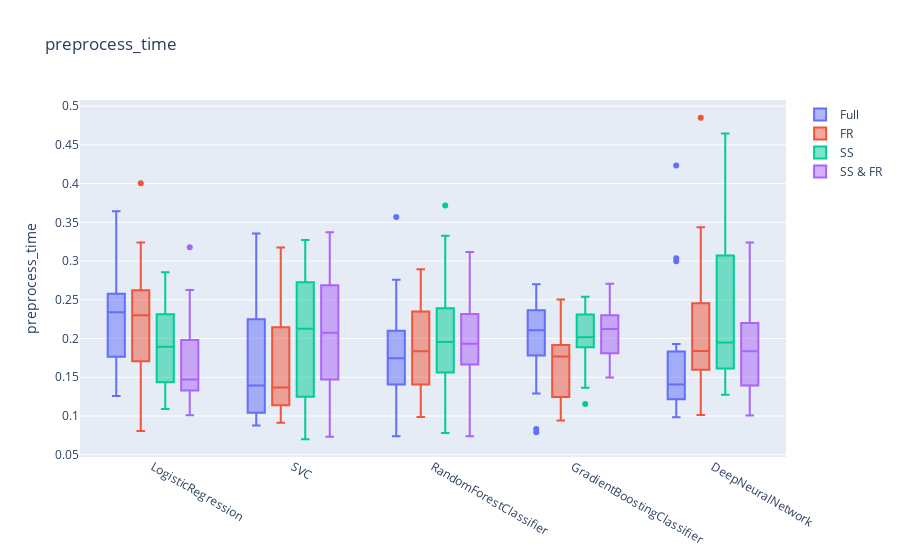
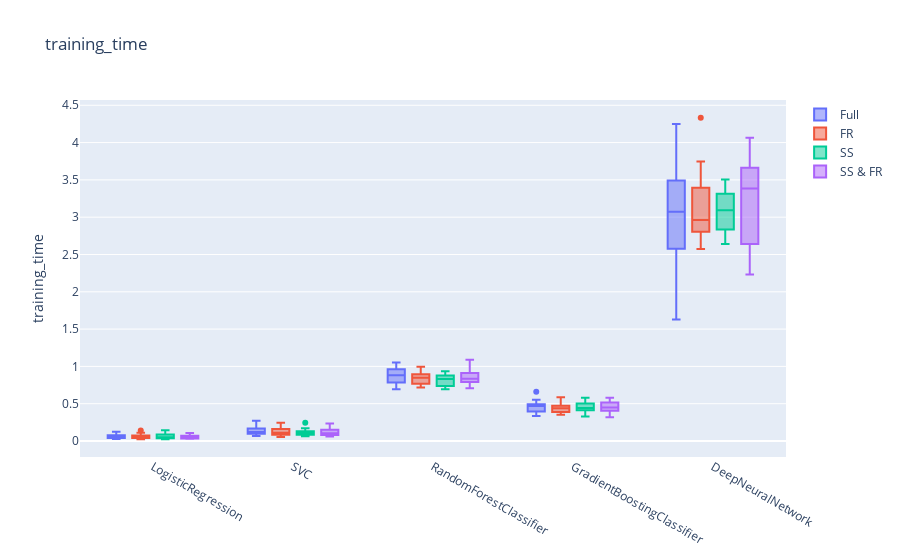
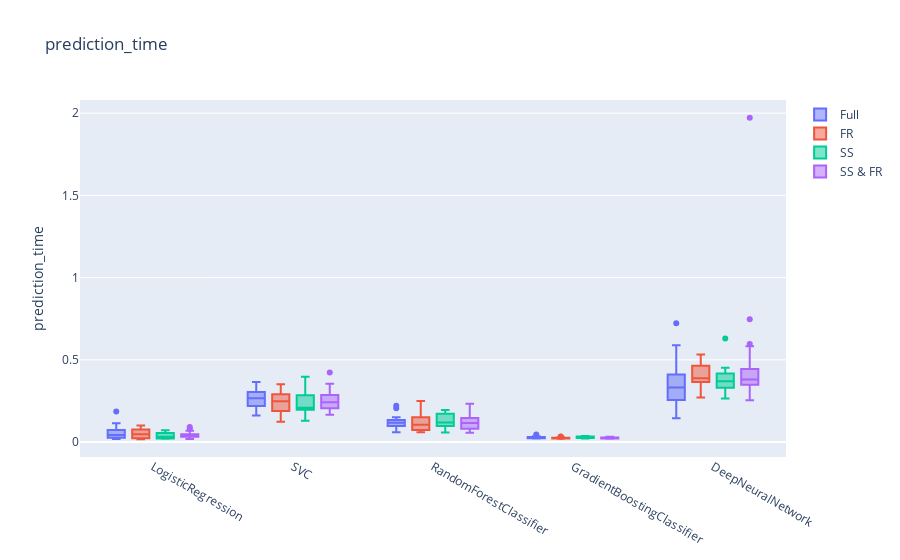

Source (notebook cell) for these figures, in order:
### Code cell
make_plots('preprocess_time')
make_plots('training_time')
make_plots('prediction_time')

### Figure 1 — Plotly figure (JSON) as saved in the notebook; plotly's stock layout.template omitted (floating-point values rounded to 4 significant figures)
{"data": [{"name": "Full", "type": "box", "x": ["LogisticRegression", "LogisticRegression", "LogisticRegression", "LogisticRegression", "LogisticRegression", "LogisticRegression", "LogisticRegression", "LogisticRegression", "LogisticRegression", "LogisticRegression", "LogisticRegression", "LogisticRegression", "LogisticRegression", "LogisticRegression", "LogisticRegression", "LogisticRegression", "LogisticRegression", "LogisticRegression", "LogisticRegression", "LogisticRegression", "SVC", "SVC", "SVC", "SVC", "SVC", "SVC", "SVC", "SVC", "SVC", "SVC", "SVC", "SVC", "SVC", "SVC", "SVC", "SVC", "SVC", "SVC", "SVC", "SVC", "RandomForestClassifier", "RandomForestClassifier", "RandomForestClassifier", "RandomForestClassifier", "RandomForestClassifier", "RandomForestClassifier", "RandomForestClassifier", "RandomForestClassifier", "RandomForestClassifier", "RandomForestClassifier", "RandomForestClassifier", "RandomForestClassifier", "RandomForestClassifier", "RandomForestClassifier", "RandomForestClassifier", "RandomForestClassifier", "RandomForestClassifier", "RandomForestClassifier", "RandomForestClassifier", "RandomForestClassifier", "GradientBoostingClassifier", "GradientBoostingClassifier", "GradientBoostingClassifier", "GradientBoostingClassifier", "GradientBoostingClassifier", "GradientBoostingClassifier", "GradientBoostingClassifier", "GradientBoostingClassifier", "GradientBoostingClassifier", "GradientBoostingClassifier", "GradientBoostingClassifier", "GradientBoostingClassifier", "GradientBoostingClassifier", "GradientBoostingClassifier", "GradientBoostingClassifier", "GradientBoostingClassifier", "GradientBoostingClassifier", "GradientBoostingClassifier", "GradientBoostingClassifier", "GradientBoostingClassifier", "DeepNeuralNetwork", "DeepNeuralNetwork", "DeepNeuralNetwork", "DeepNeuralNetwork", "DeepNeuralNetwork", "DeepNeuralNetwork", "DeepNeuralNetwork", "DeepNeuralNetwork", "DeepNeuralNetwork", "DeepNeuralNetwork", "DeepNeuralNetwork", "DeepNeuralNetwork", "DeepNeuralNetwork", "DeepNeuralNetwork", "DeepNeuralNetwork", "DeepNeuralNetwork", "DeepNeuralNetwork", "DeepNeuralNetwork", "DeepNeuralNetwork", "DeepNeuralNetwork"], "y": [0.2275, 0.3028, 0.2577, 0.1787, 0.2544, 0.1702, 0.273, 0.1962, 0.2048, 0.165, 0.3643, 0.2582, 0.1688, 0.2449, 0.174, 0.2318, 0.2849, 0.2524, 0.2363, 0.1259, 0.3047, 0.09297, 0.2103, 0.09835, 0.1115, 0.2069, 0.2398, 0.08758, 0.3355, 0.1243, 0.2046, 0.09867, 0.1241, 0.2075, 0.2976, 0.1097, 0.1521, 0.09589, 0.2674, 0.1269, 0.2555, 0.1386, 0.1731, 0.1283, 0.2234, 0.2131, 0.1648, 0.1159, 0.1733, 0.1759, 0.1684, 0.07375, 0.2757, 0.1423, 0.2, 0.207, 0.2053, 0.357, 0.09028, 0.2008, 0.07884, 0.2118, 0.1816, 0.2369, 0.2231, 0.1811, 0.1292, 0.2539, 0.2362, 0.1791, 0.1848, 0.2096, 0.2652, 0.2506, 0.27, 0.1749, 0.2128, 0.2274, 0.1771, 0.08306, 0.09845, 0.1401, 0.1232, 0.1136, 0.1758, 0.1699, 0.2999, 0.1197, 0.1287, 0.1077, 0.1677, 0.1354, 0.4233, 0.1806, 0.1362, 0.1107, 0.1861, 0.141, 0.193, 0.3037]}, {"name": "FR", "type": "box", "x": ["LogisticRegression", "LogisticRegression", "LogisticRegression", "LogisticRegression", "LogisticRegression", "LogisticRegression", "LogisticRegression", "LogisticRegression", "LogisticRegression", "LogisticRegression", "LogisticRegression", "LogisticRegression", "LogisticRegression", "LogisticRegression", "LogisticRegression", "LogisticRegression", "LogisticRegression", "LogisticRegression", "LogisticRegression", "LogisticRegression", "SVC", "SVC", "SVC", "SVC", "SVC", "SVC", "SVC", "SVC", "SVC", "SVC", "SVC", "SVC", "SVC", "SVC", "SVC", "SVC", "SVC", "SVC", "SVC", "SVC", "RandomForestClassifier", "RandomForestClassifier", "RandomForestClassifier", "RandomForestClassifier", "RandomForestClassifier", "RandomForestClassifier", "RandomForestClassifier", "RandomForestClassifier", "RandomForestClassifier", "RandomForestClassifier", "RandomForestClassifier", "RandomForestClassifier", "RandomForestClassifier", "RandomForestClassifier", "RandomForestClassifier", "RandomForestClassifier", "RandomForestClassifier", "RandomForestClassifier", "RandomForestClassifier", "RandomForestClassifier", "GradientBoostingClassifier", "GradientBoostingClassifier", "GradientBoostingClassifier", "GradientBoostingClassifier", "GradientBoostingClassifier", "GradientBoostingClassifier", "GradientBoostingClassifier", "GradientBoostingClassifier", "GradientBoostingClassifier", "GradientBoostingClassifier", "GradientBoostingClassifier", "GradientBoostingClassifier", "GradientBoostingClassifier", "GradientBoostingClassifier", "GradientBoostingClassifier", "GradientBoostingClassifier", "GradientBoostingClassifier", "GradientBoostingClassifier", "GradientBoostingClassifier", "GradientBoostingClassifier", "DeepNeuralNetwork", "DeepNeuralNetwork", "DeepNeuralNetwork", "DeepNeuralNetwork", "DeepNeuralNetwork", "DeepNeuralNetwork", "DeepNeuralNetwork", "DeepNeuralNetwork", "DeepNeuralNetwork", "DeepNeuralNetwork", "DeepNeuralNetwork", "DeepNeuralNetwork", "DeepNeuralNetwork", "DeepNeuralNetwork", "DeepNeuralNetwork", "DeepNeuralNetwork", "DeepNeuralNetwork", "DeepNeuralNetwork", "DeepNeuralNetwork", "DeepNeuralNetwork"], "y": [0.1632, 0.2747, 0.2269, 0.2715, 0.08072, 0.2529, 0.1782, 0.4004, 0.1551, 0.274, 0.2305, 0.3239, 0.2297, 0.1539, 0.2493, 0.1295, 0.1844, 0.2466, 0.2404, 0.1835, 0.2684, 0.2588, 0.114, 0.1883, 0.09736, 0.1373, 0.136, 0.1237, 0.1134, 0.1194, 0.2008, 0.09134, 0.3177, 0.1121, 0.1236, 0.1786, 0.1094, 0.2284, 0.1782, 0.2491, 0.2802, 0.1257, 0.1539, 0.2369, 0.1404, 0.1852, 0.2327, 0.1406, 0.1295, 0.182, 0.2043, 0.2186, 0.1439, 0.1109, 0.2893, 0.2795, 0.0986, 0.2458, 0.1666, 0.2124, 0.1431, 0.09405, 0.1846, 0.1252, 0.1881, 0.2155, 0.1027, 0.1053, 0.1836, 0.2319, 0.1541, 0.2118, 0.1239, 0.195, 0.2505, 0.1238, 0.1443, 0.1859, 0.1842, 0.1697, 0.2185, 0.1778, 0.1771, 0.1875, 0.1373, 0.1587, 0.1525, 0.2681, 0.1948, 0.1013, 0.2944, 0.1602, 0.159, 0.3094, 0.1751, 0.4849, 0.2097, 0.1801, 0.2231, 0.3436]}, {"name": "SS", "type": "box", "x": ["LogisticRegression", "LogisticRegression", "LogisticRegression", "LogisticRegression", "LogisticRegression", "LogisticRegression", "LogisticRegression", "LogisticRegression", "LogisticRegression", "LogisticRegression", "LogisticRegression", "LogisticRegression", "LogisticRegression", "LogisticRegression", "LogisticRegression", "LogisticRegression", "LogisticRegression", "LogisticRegression", "LogisticRegression", "LogisticRegression", "SVC", "SVC", "SVC", "SVC", "SVC", "SVC", "SVC", "SVC", "SVC", "SVC", "SVC", "SVC", "SVC", "SVC", "SVC", "SVC", "SVC", "SVC", "SVC", "SVC", "RandomForestClassifier", "RandomForestClassifier", "RandomForestClassifier", "RandomForestClassifier", "RandomForestClassifier", "RandomForestClassifier", "RandomForestClassifier", "RandomForestClassifier", "RandomForestClassifier", "RandomForestClassifier", "RandomForestClassifier", "RandomForestClassifier", "RandomForestClassifier", "RandomForestClassifier", "RandomForestClassifier", "RandomForestClassifier", "RandomForestClassifier", "RandomForestClassifier", "RandomForestClassifier", "RandomForestClassifier", "GradientBoostingClassifier", "GradientBoostingClassifier", "GradientBoostingClassifier", "GradientBoostingClassifier", "GradientBoostingClassifier", "GradientBoostingClassifier", "GradientBoostingClassifier", "GradientBoostingClassifier", "GradientBoostingClassifier", "GradientBoostingClassifier", "GradientBoostingClassifier", "GradientBoostingClassifier", "GradientBoostingClassifier", "GradientBoostingClassifier", "GradientBoostingClassifier", "GradientBoostingClassifier", "GradientBoostingClassifier", "GradientBoostingClassifier", "GradientBoostingClassifier", "GradientBoostingClassifier", "DeepNeuralNetwork", "DeepNeuralNetwork", "DeepNeuralNetwork", "DeepNeuralNetwork", "DeepNeuralNetwork", "DeepNeuralNetwork", "DeepNeuralNetwork", "DeepNeuralNetwork", "DeepNeuralNetwork", "DeepNeuralNetwork", "DeepNeuralNetwork", "DeepNeuralNetwork", "DeepNeuralNetwork", "DeepNeuralNetwork", "DeepNeuralNetwork", "DeepNeuralNetwork", "DeepNeuralNetwork", "DeepNeuralNetwork", "DeepNeuralNetwork", "DeepNeuralNetwork"], "y": [0.2388, 0.1665, 0.1445, 0.1747, 0.1777, 0.2083, 0.2373, 0.2464, 0.1226, 0.2008, 0.2218, 0.1424, 0.1195, 0.2856, 0.1211, 0.2255, 0.2729, 0.1091, 0.1619, 0.2104, 0.2463, 0.08896, 0.3273, 0.1025, 0.25, 0.232, 0.2054, 0.1087, 0.1824, 0.3102, 0.07007, 0.2318, 0.1376, 0.2951, 0.2953, 0.112, 0.1961, 0.2195, 0.143, 0.3229, 0.1595, 0.2215, 0.193, 0.3717, 0.1822, 0.2246, 0.1738, 0.1457, 0.07813, 0.2467, 0.1939, 0.1974, 0.2679, 0.2384, 0.117, 0.3327, 0.2057, 0.2397, 0.08142, 0.1529, 0.189, 0.2001, 0.2308, 0.1899, 0.231, 0.2174, 0.2253, 0.2033, 0.2516, 0.2541, 0.1363, 0.1676, 0.1154, 0.1811, 0.1896, 0.1887, 0.1962, 0.2358, 0.2271, 0.2447, 0.194, 0.3073, 0.4646, 0.1773, 0.1292, 0.3069, 0.3262, 0.3627, 0.1604, 0.1509, 0.1859, 0.2635, 0.2185, 0.3945, 0.1955, 0.1745, 0.1275, 0.3057, 0.1623, 0.1592]}, {"name": "SS & FR", "type": "box", "x": ["LogisticRegression", "LogisticRegression", "LogisticRegression", "LogisticRegression", "LogisticRegression", "LogisticRegression", "LogisticRegression", "LogisticRegression", "LogisticRegression", "LogisticRegression", "LogisticRegression", "LogisticRegression", "LogisticRegression", "LogisticRegression", "LogisticRegression", "LogisticRegression", "LogisticRegression", "LogisticRegression", "LogisticRegression", "LogisticRegression", "SVC", "SVC", "SVC", "SVC", "SVC", "SVC", "SVC", "SVC", "SVC", "SVC", "SVC", "SVC", "SVC", "SVC", "SVC", "SVC", "SVC", "SVC", "SVC", "SVC", "RandomForestClassifier", "RandomForestClassifier", "RandomForestClassifier", "RandomForestClassifier", "RandomForestClassifier", "RandomForestClassifier", "RandomForestClassifier", "RandomForestClassifier", "RandomForestClassifier", "RandomForestClassifier", "RandomForestClassifier", "RandomForestClassifier", "RandomForestClassifier", "RandomForestClassifier", "RandomForestClassifier", "RandomForestClassifier", "RandomForestClassifier", "RandomForestClassifier", "RandomForestClassifier", "RandomForestClassifier", "GradientBoostingClassifier", "GradientBoostingClassifier", "GradientBoostingClassifier", "GradientBoostingClassifier", "GradientBoostingClassifier", "GradientBoostingClassifier", "GradientBoostingClassifier", "GradientBoostingClassifier", "GradientBoostingClassifier", "GradientBoostingClassifier", "GradientBoostingClassifier", "GradientBoostingClassifier", "GradientBoostingClassifier", "GradientBoostingClassifier", "GradientBoostingClassifier", "GradientBoostingClassifier", "GradientBoostingClassifier", "GradientBoostingClassifier", "GradientBoostingClassifier", "GradientBoostingClassifier", "DeepNeuralNetwork", "DeepNeuralNetwork", "DeepNeuralNetwork", "DeepNeuralNetwork", "DeepNeuralNetwork", "DeepNeuralNetwork", "DeepNeuralNetwork", "DeepNeuralNetwork", "DeepNeuralNetwork", "DeepNeuralNetwork", "DeepNeuralNetwork", "DeepNeuralNetwork", "DeepNeuralNetwork", "DeepNeuralNetwork", "DeepNeuralNetwork", "DeepNeuralNetwork", "DeepNeuralNetwork", "DeepNeuralNetwork", "DeepNeuralNetwork", "DeepNeuralNetwork"], "y": [0.1551, 0.1021, 0.1341, 0.2331, 0.1328, 0.1011, 0.1445, 0.3179, 0.1943, 0.2625, 0.2021, 0.1495, 0.1573, 0.134, 0.1676, 0.1403, 0.2289, 0.1328, 0.1117, 0.1082, 0.1907, 0.2877, 0.2201, 0.1908, 0.1342, 0.2511, 0.2006, 0.2174, 0.2744, 0.1454, 0.2629, 0.185, 0.3371, 0.07331, 0.1409, 0.2143, 0.07821, 0.3169, 0.1488, 0.2952, 0.2322, 0.2203, 0.1847, 0.2037, 0.1901, 0.07376, 0.291, 0.1646, 0.1682, 0.1587, 0.2738, 0.1919, 0.3118, 0.2073, 0.1808, 0.252, 0.1541, 0.1452, 0.2308, 0.1946, 0.2115, 0.2349, 0.2708, 0.1658, 0.2252, 0.2539, 0.2077, 0.2002, 0.1641, 0.1498, 0.224, 0.165, 0.2534, 0.2252, 0.1596, 0.2132, 0.1963, 0.2449, 0.2188, 0.2048, 0.1835, 0.1712, 0.196, 0.324, 0.1837, 0.1879, 0.1747, 0.1682, 0.1396, 0.2478, 0.2062, 0.2282, 0.3146, 0.2396, 0.1005, 0.1204, 0.1393, 0.1314, 0.1241, 0.2116]}], "layout": {"boxmode": "group", "title": {"text": "preprocess_time"}, "yaxis": {"title": {"text": "preprocess_time"}}}}

### Figure 2 — Plotly figure (JSON) as saved in the notebook; plotly's stock layout.template omitted (floating-point values rounded to 4 significant figures)
{"data": [{"name": "Full", "type": "box", "x": ["LogisticRegression", "LogisticRegression", "LogisticRegression", "LogisticRegression", "LogisticRegression", "LogisticRegression", "LogisticRegression", "LogisticRegression", "LogisticRegression", "LogisticRegression", "LogisticRegression", "LogisticRegression", "LogisticRegression", "LogisticRegression", "LogisticRegression", "LogisticRegression", "LogisticRegression", "LogisticRegression", "LogisticRegression", "LogisticRegression", "SVC", "SVC", "SVC", "SVC", "SVC", "SVC", "SVC", "SVC", "SVC", "SVC", "SVC", "SVC", "SVC", "SVC", "SVC", "SVC", "SVC", "SVC", "SVC", "SVC", "RandomForestClassifier", "RandomForestClassifier", "RandomForestClassifier", "RandomForestClassifier", "RandomForestClassifier", "RandomForestClassifier", "RandomForestClassifier", "RandomForestClassifier", "RandomForestClassifier", "RandomForestClassifier", "RandomForestClassifier", "RandomForestClassifier", "RandomForestClassifier", "RandomForestClassifier", "RandomForestClassifier", "RandomForestClassifier", "RandomForestClassifier", "RandomForestClassifier", "RandomForestClassifier", "RandomForestClassifier", "GradientBoostingClassifier", "GradientBoostingClassifier", "GradientBoostingClassifier", "GradientBoostingClassifier", "GradientBoostingClassifier", "GradientBoostingClassifier", "GradientBoostingClassifier", "GradientBoostingClassifier", "GradientBoostingClassifier", "GradientBoostingClassifier", "GradientBoostingClassifier", "GradientBoostingClassifier", "GradientBoostingClassifier", "GradientBoostingClassifier", "GradientBoostingClassifier", "GradientBoostingClassifier", "GradientBoostingClassifier", "GradientBoostingClassifier", "GradientBoostingClassifier", "GradientBoostingClassifier", "DeepNeuralNetwork", "DeepNeuralNetwork", "DeepNeuralNetwork", "DeepNeuralNetwork", "DeepNeuralNetwork", "DeepNeuralNetwork", "DeepNeuralNetwork", "DeepNeuralNetwork", "DeepNeuralNetwork", "DeepNeuralNetwork", "DeepNeuralNetwork", "DeepNeuralNetwork", "DeepNeuralNetwork", "DeepNeuralNetwork", "DeepNeuralNetwork", "DeepNeuralNetwork", "DeepNeuralNetwork", "DeepNeuralNetwork", "DeepNeuralNetwork", "DeepNeuralNetwork"], "y": [0.04444, 0.03892, 0.1063, 0.07563, 0.07392, 0.1242, 0.07556, 0.09622, 0.02645, 0.0681, 0.03476, 0.04031, 0.04548, 0.08534, 0.04096, 0.07255, 0.03466, 0.05194, 0.04098, 0.03308, 0.09275, 0.1672, 0.08661, 0.06823, 0.1155, 0.1105, 0.1102, 0.2311, 0.1281, 0.1237, 0.1014, 0.1688, 0.1706, 0.1116, 0.07851, 0.09272, 0.1683, 0.2713, 0.129, 0.2107, 0.6955, 1.033, 0.7037, 1.012, 0.6953, 0.7847, 0.7937, 0.7822, 0.7897, 0.8318, 0.7414, 1.052, 0.9651, 0.8632, 0.9466, 0.8993, 0.9671, 0.9018, 0.9618, 0.9521, 0.4956, 0.4704, 0.479, 0.4654, 0.6598, 0.475, 0.5545, 0.3945, 0.381, 0.3966, 0.4618, 0.4052, 0.3954, 0.4932, 0.4891, 0.5062, 0.4865, 0.3521, 0.3342, 0.4452, 2.51, 2.455, 2.794, 2.558, 2.545, 2.599, 2.852, 2.943, 1.627, 2.609, 4.25, 3.782, 3.544, 3.442, 3.201, 3.303, 3.283, 3.264, 4.059, 3.815]}, {"name": "FR", "type": "box", "x": ["LogisticRegression", "LogisticRegression", "LogisticRegression", "LogisticRegression", "LogisticRegression", "LogisticRegression", "LogisticRegression", "LogisticRegression", "LogisticRegression", "LogisticRegression", "LogisticRegression", "LogisticRegression", "LogisticRegression", "LogisticRegression", "LogisticRegression", "LogisticRegression", "LogisticRegression", "LogisticRegression", "LogisticRegression", "LogisticRegression", "SVC", "SVC", "SVC", "SVC", "SVC", "SVC", "SVC", "SVC", "SVC", "SVC", "SVC", "SVC", "SVC", "SVC", "SVC", "SVC", "SVC", "SVC", "SVC", "SVC", "RandomForestClassifier", "RandomForestClassifier", "RandomForestClassifier", "RandomForestClassifier", "RandomForestClassifier", "RandomForestClassifier", "RandomForestClassifier", "RandomForestClassifier", "RandomForestClassifier", "RandomForestClassifier", "RandomForestClassifier", "RandomForestClassifier", "RandomForestClassifier", "RandomForestClassifier", "RandomForestClassifier", "RandomForestClassifier", "RandomForestClassifier", "RandomForestClassifier", "RandomForestClassifier", "RandomForestClassifier", "GradientBoostingClassifier", "GradientBoostingClassifier", "GradientBoostingClassifier", "GradientBoostingClassifier", "GradientBoostingClassifier", "GradientBoostingClassifier", "GradientBoostingClassifier", "GradientBoostingClassifier", "GradientBoostingClassifier", "GradientBoostingClassifier", "GradientBoostingClassifier", "GradientBoostingClassifier", "GradientBoostingClassifier", "GradientBoostingClassifier", "GradientBoostingClassifier", "GradientBoostingClassifier", "GradientBoostingClassifier", "GradientBoostingClassifier", "GradientBoostingClassifier", "GradientBoostingClassifier", "DeepNeuralNetwork", "DeepNeuralNetwork", "DeepNeuralNetwork", "DeepNeuralNetwork", "DeepNeuralNetwork", "DeepNeuralNetwork", "DeepNeuralNetwork", "DeepNeuralNetwork", "DeepNeuralNetwork", "DeepNeuralNetwork", "DeepNeuralNetwork", "DeepNeuralNetwork", "DeepNeuralNetwork", "DeepNeuralNetwork", "DeepNeuralNetwork", "DeepNeuralNetwork", "DeepNeuralNetwork", "DeepNeuralNetwork", "DeepNeuralNetwork", "DeepNeuralNetwork"], "y": [0.04787, 0.02494, 0.03182, 0.05746, 0.06365, 0.04674, 0.04389, 0.07285, 0.08229, 0.07214, 0.03941, 0.1098, 0.04777, 0.06486, 0.03806, 0.1006, 0.0281, 0.07197, 0.1419, 0.04306, 0.1321, 0.06677, 0.09285, 0.07649, 0.2182, 0.08553, 0.07914, 0.099, 0.1549, 0.1126, 0.1138, 0.2191, 0.09638, 0.2459, 0.1096, 0.05286, 0.1673, 0.1101, 0.07261, 0.1751, 0.8543, 0.9003, 0.995, 0.7398, 0.8856, 0.917, 0.7401, 0.7692, 0.7604, 0.7638, 0.8007, 0.8181, 0.8581, 0.9738, 0.9143, 0.8888, 0.85, 0.7155, 0.8197, 0.8482, 0.4031, 0.4494, 0.5861, 0.5332, 0.4599, 0.3843, 0.3941, 0.5049, 0.3789, 0.4175, 0.4602, 0.3905, 0.4853, 0.3877, 0.4284, 0.3517, 0.374, 0.4938, 0.4606, 0.4525, 3.599, 3.713, 2.802, 3.182, 3.746, 3.63, 2.663, 2.707, 2.727, 2.806, 2.575, 2.833, 3.07, 2.814, 3.189, 2.821, 4.331, 3.159, 2.962, 2.964]}, {"name": "SS", "type": "box", "x": ["LogisticRegression", "LogisticRegression", "LogisticRegression", "LogisticRegression", "LogisticRegression", "LogisticRegression", "LogisticRegression", "LogisticRegression", "LogisticRegression", "LogisticRegression", "LogisticRegression", "LogisticRegression", "LogisticRegression", "LogisticRegression", "LogisticRegression", "LogisticRegression", "LogisticRegression", "LogisticRegression", "LogisticRegression", "LogisticRegression", "SVC", "SVC", "SVC", "SVC", "SVC", "SVC", "SVC", "SVC", "SVC", "SVC", "SVC", "SVC", "SVC", "SVC", "SVC", "SVC", "SVC", "SVC", "SVC", "SVC", "RandomForestClassifier", "RandomForestClassifier", "RandomForestClassifier", "RandomForestClassifier", "RandomForestClassifier", "RandomForestClassifier", "RandomForestClassifier", "RandomForestClassifier", "RandomForestClassifier", "RandomForestClassifier", "RandomForestClassifier", "RandomForestClassifier", "RandomForestClassifier", "RandomForestClassifier", "RandomForestClassifier", "RandomForestClassifier", "RandomForestClassifier", "RandomForestClassifier", "RandomForestClassifier", "RandomForestClassifier", "GradientBoostingClassifier", "GradientBoostingClassifier", "GradientBoostingClassifier", "GradientBoostingClassifier", "GradientBoostingClassifier", "GradientBoostingClassifier", "GradientBoostingClassifier", "GradientBoostingClassifier", "GradientBoostingClassifier", "GradientBoostingClassifier", "GradientBoostingClassifier", "GradientBoostingClassifier", "GradientBoostingClassifier", "GradientBoostingClassifier", "GradientBoostingClassifier", "GradientBoostingClassifier", "GradientBoostingClassifier", "GradientBoostingClassifier", "GradientBoostingClassifier", "GradientBoostingClassifier", "DeepNeuralNetwork", "DeepNeuralNetwork", "DeepNeuralNetwork", "DeepNeuralNetwork", "DeepNeuralNetwork", "DeepNeuralNetwork", "DeepNeuralNetwork", "DeepNeuralNetwork", "DeepNeuralNetwork", "DeepNeuralNetwork", "DeepNeuralNetwork", "DeepNeuralNetwork", "DeepNeuralNetwork", "DeepNeuralNetwork", "DeepNeuralNetwork", "DeepNeuralNetwork", "DeepNeuralNetwork", "DeepNeuralNetwork", "DeepNeuralNetwork", "DeepNeuralNetwork"], "y": [0.09273, 0.04262, 0.04117, 0.03549, 0.1439, 0.04987, 0.04038, 0.1051, 0.04347, 0.03479, 0.1268, 0.03323, 0.057, 0.04832, 0.09388, 0.03592, 0.08085, 0.0252, 0.0434, 0.03391, 0.06253, 0.2445, 0.07913, 0.1393, 0.1417, 0.1443, 0.1083, 0.1164, 0.1082, 0.07464, 0.1041, 0.09509, 0.1257, 0.07516, 0.1098, 0.09169, 0.1013, 0.115, 0.1723, 0.06483, 0.8304, 0.8656, 0.879, 0.7212, 0.8298, 0.7631, 0.7651, 0.6951, 0.8664, 0.9175, 0.7616, 0.8544, 0.7198, 0.9366, 0.9314, 0.6949, 0.8788, 0.7202, 0.9032, 0.7502, 0.3551, 0.4323, 0.442, 0.4228, 0.5488, 0.4412, 0.3552, 0.3986, 0.392, 0.4449, 0.5589, 0.5095, 0.5789, 0.4848, 0.4556, 0.4819, 0.5545, 0.4928, 0.4259, 0.327, 2.869, 3.082, 3.183, 2.903, 2.789, 2.732, 2.778, 2.64, 2.798, 3.457, 3.373, 2.944, 3.366, 3.23, 2.962, 3.106, 3.504, 3.262, 3.234, 3.469]}, {"name": "SS & FR", "type": "box", "x": ["LogisticRegression", "LogisticRegression", "LogisticRegression", "LogisticRegression", "LogisticRegression", "LogisticRegression", "LogisticRegression", "LogisticRegression", "LogisticRegression", "LogisticRegression", "LogisticRegression", "LogisticRegression", "LogisticRegression", "LogisticRegression", "LogisticRegression", "LogisticRegression", "LogisticRegression", "LogisticRegression", "LogisticRegression", "LogisticRegression", "SVC", "SVC", "SVC", "SVC", "SVC", "SVC", "SVC", "SVC", "SVC", "SVC", "SVC", "SVC", "SVC", "SVC", "SVC", "SVC", "SVC", "SVC", "SVC", "SVC", "RandomForestClassifier", "RandomForestClassifier", "RandomForestClassifier", "RandomForestClassifier", "RandomForestClassifier", "RandomForestClassifier", "RandomForestClassifier", "RandomForestClassifier", "RandomForestClassifier", "RandomForestClassifier", "RandomForestClassifier", "RandomForestClassifier", "RandomForestClassifier", "RandomForestClassifier", "RandomForestClassifier", "RandomForestClassifier", "RandomForestClassifier", "RandomForestClassifier", "RandomForestClassifier", "RandomForestClassifier", "GradientBoostingClassifier", "GradientBoostingClassifier", "GradientBoostingClassifier", "GradientBoostingClassifier", "GradientBoostingClassifier", "GradientBoostingClassifier", "GradientBoostingClassifier", "GradientBoostingClassifier", "GradientBoostingClassifier", "GradientBoostingClassifier", "GradientBoostingClassifier", "GradientBoostingClassifier", "GradientBoostingClassifier", "GradientBoostingClassifier", "GradientBoostingClassifier", "GradientBoostingClassifier", "GradientBoostingClassifier", "GradientBoostingClassifier", "GradientBoostingClassifier", "GradientBoostingClassifier", "DeepNeuralNetwork", "DeepNeuralNetwork", "DeepNeuralNetwork", "DeepNeuralNetwork", "DeepNeuralNetwork", "DeepNeuralNetwork", "DeepNeuralNetwork", "DeepNeuralNetwork", "DeepNeuralNetwork", "DeepNeuralNetwork", "DeepNeuralNetwork", "DeepNeuralNetwork", "DeepNeuralNetwork", "DeepNeuralNetwork", "DeepNeuralNetwork", "DeepNeuralNetwork", "DeepNeuralNetwork", "DeepNeuralNetwork", "DeepNeuralNetwork", "DeepNeuralNetwork"], "y": [0.03037, 0.06994, 0.05344, 0.03209, 0.03818, 0.02946, 0.05329, 0.1069, 0.05812, 0.03407, 0.05397, 0.08168, 0.07932, 0.03496, 0.09404, 0.07159, 0.03717, 0.04223, 0.03127, 0.05588, 0.09397, 0.2089, 0.1049, 0.08686, 0.1653, 0.2341, 0.1252, 0.1315, 0.1123, 0.09182, 0.06084, 0.1458, 0.06831, 0.1531, 0.06884, 0.09724, 0.1052, 0.07167, 0.1823, 0.06744, 0.9917, 0.8522, 0.7075, 0.7258, 0.8613, 0.8309, 0.8325, 0.777, 1.09, 0.8928, 0.8328, 0.9534, 0.8154, 0.7113, 0.8359, 0.8039, 0.7148, 0.9784, 0.9227, 0.8997, 0.5092, 0.373, 0.5604, 0.4784, 0.3404, 0.4051, 0.4169, 0.4529, 0.3178, 0.5496, 0.473, 0.5129, 0.5199, 0.5805, 0.5534, 0.4303, 0.4062, 0.4481, 0.3741, 0.4093, 3.466, 3.353, 3.417, 3.43, 3.601, 3.488, 3.733, 3.775, 3.234, 3.726, 4.065, 3.825, 3.335, 2.793, 2.953, 2.248, 2.479, 2.233, 2.47, 2.488]}], "layout": {"boxmode": "group", "title": {"text": "training_time"}, "yaxis": {"title": {"text": "training_time"}}}}

### Figure 3 — Plotly figure (JSON) as saved in the notebook; plotly's stock layout.template omitted (floating-point values rounded to 4 significant figures)
{"data": [{"name": "Full", "type": "box", "x": ["LogisticRegression", "LogisticRegression", "LogisticRegression", "LogisticRegression", "LogisticRegression", "LogisticRegression", "LogisticRegression", "LogisticRegression", "LogisticRegression", "LogisticRegression", "LogisticRegression", "LogisticRegression", "LogisticRegression", "LogisticRegression", "LogisticRegression", "LogisticRegression", "LogisticRegression", "LogisticRegression", "LogisticRegression", "LogisticRegression", "SVC", "SVC", "SVC", "SVC", "SVC", "SVC", "SVC", "SVC", "SVC", "SVC", "SVC", "SVC", "SVC", "SVC", "SVC", "SVC", "SVC", "SVC", "SVC", "SVC", "RandomForestClassifier", "RandomForestClassifier", "RandomForestClassifier", "RandomForestClassifier", "RandomForestClassifier", "RandomForestClassifier", "RandomForestClassifier", "RandomForestClassifier", "RandomForestClassifier", "RandomForestClassifier", "RandomForestClassifier", "RandomForestClassifier", "RandomForestClassifier", "RandomForestClassifier", "RandomForestClassifier", "RandomForestClassifier", "RandomForestClassifier", "RandomForestClassifier", "RandomForestClassifier", "RandomForestClassifier", "GradientBoostingClassifier", "GradientBoostingClassifier", "GradientBoostingClassifier", "GradientBoostingClassifier", "GradientBoostingClassifier", "GradientBoostingClassifier", "GradientBoostingClassifier", "GradientBoostingClassifier", "GradientBoostingClassifier", "GradientBoostingClassifier", "GradientBoostingClassifier", "GradientBoostingClassifier", "GradientBoostingClassifier", "GradientBoostingClassifier", "GradientBoostingClassifier", "GradientBoostingClassifier", "GradientBoostingClassifier", "GradientBoostingClassifier", "GradientBoostingClassifier", "GradientBoostingClassifier", "DeepNeuralNetwork", "DeepNeuralNetwork", "DeepNeuralNetwork", "DeepNeuralNetwork", "DeepNeuralNetwork", "DeepNeuralNetwork", "DeepNeuralNetwork", "DeepNeuralNetwork", "DeepNeuralNetwork", "DeepNeuralNetwork", "DeepNeuralNetwork", "DeepNeuralNetwork", "DeepNeuralNetwork", "DeepNeuralNetwork", "DeepNeuralNetwork", "DeepNeuralNetwork", "DeepNeuralNetwork", "DeepNeuralNetwork", "DeepNeuralNetwork", "DeepNeuralNetwork"], "y": [0.01995, 0.05142, 0.1142, 0.08006, 0.07188, 0.1856, 0.03544, 0.06518, 0.08427, 0.01892, 0.06236, 0.02486, 0.07615, 0.03115, 0.0292, 0.02693, 0.02313, 0.05358, 0.03192, 0.0274, 0.3258, 0.2996, 0.247, 0.3405, 0.2683, 0.3044, 0.2891, 0.1782, 0.3652, 0.1842, 0.2635, 0.1615, 0.2567, 0.226, 0.304, 0.2608, 0.2697, 0.1996, 0.3419, 0.2127, 0.1506, 0.09422, 0.1511, 0.05988, 0.1154, 0.1211, 0.1225, 0.1095, 0.09421, 0.1357, 0.2203, 0.1053, 0.1275, 0.124, 0.06289, 0.1328, 0.1006, 0.2061, 0.06115, 0.1122, 0.02183, 0.02802, 0.02854, 0.02942, 0.02889, 0.03263, 0.0249, 0.03607, 0.04542, 0.02189, 0.02425, 0.02418, 0.02348, 0.02286, 0.03161, 0.03108, 0.03206, 0.02557, 0.02233, 0.0214, 0.2555, 0.2571, 0.3372, 0.251, 0.2518, 0.3366, 0.1454, 0.5791, 0.1569, 0.3271, 0.3035, 0.7227, 0.3043, 0.3262, 0.5883, 0.3818, 0.3852, 0.3871, 0.436, 0.4476]}, {"name": "FR", "type": "box", "x": ["LogisticRegression", "LogisticRegression", "LogisticRegression", "LogisticRegression", "LogisticRegression", "LogisticRegression", "LogisticRegression", "LogisticRegression", "LogisticRegression", "LogisticRegression", "LogisticRegression", "LogisticRegression", "LogisticRegression", "LogisticRegression", "LogisticRegression", "LogisticRegression", "LogisticRegression", "LogisticRegression", "LogisticRegression", "LogisticRegression", "SVC", "SVC", "SVC", "SVC", "SVC", "SVC", "SVC", "SVC", "SVC", "SVC", "SVC", "SVC", "SVC", "SVC", "SVC", "SVC", "SVC", "SVC", "SVC", "SVC", "RandomForestClassifier", "RandomForestClassifier", "RandomForestClassifier", "RandomForestClassifier", "RandomForestClassifier", "RandomForestClassifier", "RandomForestClassifier", "RandomForestClassifier", "RandomForestClassifier", "RandomForestClassifier", "RandomForestClassifier", "RandomForestClassifier", "RandomForestClassifier", "RandomForestClassifier", "RandomForestClassifier", "RandomForestClassifier", "RandomForestClassifier", "RandomForestClassifier", "RandomForestClassifier", "RandomForestClassifier", "GradientBoostingClassifier", "GradientBoostingClassifier", "GradientBoostingClassifier", "GradientBoostingClassifier", "GradientBoostingClassifier", "GradientBoostingClassifier", "GradientBoostingClassifier", "GradientBoostingClassifier", "GradientBoostingClassifier", "GradientBoostingClassifier", "GradientBoostingClassifier", "GradientBoostingClassifier", "GradientBoostingClassifier", "GradientBoostingClassifier", "GradientBoostingClassifier", "GradientBoostingClassifier", "GradientBoostingClassifier", "GradientBoostingClassifier", "GradientBoostingClassifier", "GradientBoostingClassifier", "DeepNeuralNetwork", "DeepNeuralNetwork", "DeepNeuralNetwork", "DeepNeuralNetwork", "DeepNeuralNetwork", "DeepNeuralNetwork", "DeepNeuralNetwork", "DeepNeuralNetwork", "DeepNeuralNetwork", "DeepNeuralNetwork", "DeepNeuralNetwork", "DeepNeuralNetwork", "DeepNeuralNetwork", "DeepNeuralNetwork", "DeepNeuralNetwork", "DeepNeuralNetwork", "DeepNeuralNetwork", "DeepNeuralNetwork", "DeepNeuralNetwork", "DeepNeuralNetwork"], "y": [0.01795, 0.0225, 0.02245, 0.01791, 0.08737, 0.05584, 0.01972, 0.07552, 0.08702, 0.06929, 0.03563, 0.07612, 0.07601, 0.09999, 0.02895, 0.1013, 0.04037, 0.02486, 0.05433, 0.03163, 0.2605, 0.2446, 0.1908, 0.3214, 0.1888, 0.2815, 0.3213, 0.2399, 0.1436, 0.1984, 0.253, 0.1702, 0.3178, 0.185, 0.2885, 0.1966, 0.1243, 0.3513, 0.2662, 0.2935, 0.1482, 0.1845, 0.08205, 0.0924, 0.1534, 0.06005, 0.1559, 0.1023, 0.06799, 0.1327, 0.07789, 0.1109, 0.2216, 0.05967, 0.06184, 0.2501, 0.1085, 0.1315, 0.096, 0.06989, 0.02225, 0.0299, 0.02193, 0.0265, 0.02613, 0.02107, 0.02271, 0.02523, 0.02287, 0.03293, 0.03334, 0.02553, 0.02599, 0.02333, 0.02289, 0.02291, 0.0222, 0.02424, 0.02484, 0.02082, 0.4927, 0.3854, 0.3904, 0.4637, 0.511, 0.3316, 0.3838, 0.464, 0.2712, 0.3554, 0.5235, 0.3754, 0.3761, 0.3252, 0.3787, 0.4398, 0.4014, 0.5331, 0.4295, 0.3446]}, {"name": "SS", "type": "box", "x": ["LogisticRegression", "LogisticRegression", "LogisticRegression", "LogisticRegression", "LogisticRegression", "LogisticRegression", "LogisticRegression", "LogisticRegression", "LogisticRegression", "LogisticRegression", "LogisticRegression", "LogisticRegression", "LogisticRegression", "LogisticRegression", "LogisticRegression", "LogisticRegression", "LogisticRegression", "LogisticRegression", "LogisticRegression", "LogisticRegression", "SVC", "SVC", "SVC", "SVC", "SVC", "SVC", "SVC", "SVC", "SVC", "SVC", "SVC", "SVC", "SVC", "SVC", "SVC", "SVC", "SVC", "SVC", "SVC", "SVC", "RandomForestClassifier", "RandomForestClassifier", "RandomForestClassifier", "RandomForestClassifier", "RandomForestClassifier", "RandomForestClassifier", "RandomForestClassifier", "RandomForestClassifier", "RandomForestClassifier", "RandomForestClassifier", "RandomForestClassifier", "RandomForestClassifier", "RandomForestClassifier", "RandomForestClassifier", "RandomForestClassifier", "RandomForestClassifier", "RandomForestClassifier", "RandomForestClassifier", "RandomForestClassifier", "RandomForestClassifier", "GradientBoostingClassifier", "GradientBoostingClassifier", "GradientBoostingClassifier", "GradientBoostingClassifier", "GradientBoostingClassifier", "GradientBoostingClassifier", "GradientBoostingClassifier", "GradientBoostingClassifier", "GradientBoostingClassifier", "GradientBoostingClassifier", "GradientBoostingClassifier", "GradientBoostingClassifier", "GradientBoostingClassifier", "GradientBoostingClassifier", "GradientBoostingClassifier", "GradientBoostingClassifier", "GradientBoostingClassifier", "GradientBoostingClassifier", "GradientBoostingClassifier", "GradientBoostingClassifier", "DeepNeuralNetwork", "DeepNeuralNetwork", "DeepNeuralNetwork", "DeepNeuralNetwork", "DeepNeuralNetwork", "DeepNeuralNetwork", "DeepNeuralNetwork", "DeepNeuralNetwork", "DeepNeuralNetwork", "DeepNeuralNetwork", "DeepNeuralNetwork", "DeepNeuralNetwork", "DeepNeuralNetwork", "DeepNeuralNetwork", "DeepNeuralNetwork", "DeepNeuralNetwork", "DeepNeuralNetwork", "DeepNeuralNetwork", "DeepNeuralNetwork", "DeepNeuralNetwork"], "y": [0.0208, 0.02899, 0.07142, 0.02027, 0.06416, 0.03312, 0.06845, 0.02583, 0.0254, 0.05502, 0.05038, 0.0308, 0.06452, 0.01995, 0.01995, 0.02191, 0.03759, 0.05514, 0.04682, 0.02008, 0.3334, 0.1704, 0.2003, 0.2274, 0.201, 0.2293, 0.2114, 0.2067, 0.1297, 0.3976, 0.2518, 0.197, 0.1844, 0.2024, 0.2919, 0.1763, 0.2767, 0.2949, 0.1951, 0.2915, 0.1789, 0.1201, 0.09171, 0.1811, 0.1175, 0.09951, 0.184, 0.1746, 0.09727, 0.09082, 0.195, 0.165, 0.06987, 0.1714, 0.1094, 0.1223, 0.05856, 0.1058, 0.142, 0.1142, 0.02508, 0.02516, 0.02888, 0.02632, 0.03064, 0.02382, 0.02459, 0.03546, 0.02249, 0.03405, 0.03682, 0.02506, 0.03441, 0.02469, 0.02501, 0.02954, 0.0328, 0.03528, 0.02428, 0.02303, 0.4513, 0.3523, 0.4092, 0.4085, 0.3603, 0.2648, 0.4289, 0.2857, 0.3748, 0.4124, 0.3611, 0.3072, 0.3272, 0.4216, 0.3244, 0.366, 0.3941, 0.4424, 0.3351, 0.6296]}, {"name": "SS & FR", "type": "box", "x": ["LogisticRegression", "LogisticRegression", "LogisticRegression", "LogisticRegression", "LogisticRegression", "LogisticRegression", "LogisticRegression", "LogisticRegression", "LogisticRegression", "LogisticRegression", "LogisticRegression", "LogisticRegression", "LogisticRegression", "LogisticRegression", "LogisticRegression", "LogisticRegression", "LogisticRegression", "LogisticRegression", "LogisticRegression", "LogisticRegression", "SVC", "SVC", "SVC", "SVC", "SVC", "SVC", "SVC", "SVC", "SVC", "SVC", "SVC", "SVC", "SVC", "SVC", "SVC", "SVC", "SVC", "SVC", "SVC", "SVC", "RandomForestClassifier", "RandomForestClassifier", "RandomForestClassifier", "RandomForestClassifier", "RandomForestClassifier", "RandomForestClassifier", "RandomForestClassifier", "RandomForestClassifier", "RandomForestClassifier", "RandomForestClassifier", "RandomForestClassifier", "RandomForestClassifier", "RandomForestClassifier", "RandomForestClassifier", "RandomForestClassifier", "RandomForestClassifier", "RandomForestClassifier", "RandomForestClassifier", "RandomForestClassifier", "RandomForestClassifier", "GradientBoostingClassifier", "GradientBoostingClassifier", "GradientBoostingClassifier", "GradientBoostingClassifier", "GradientBoostingClassifier", "GradientBoostingClassifier", "GradientBoostingClassifier", "GradientBoostingClassifier", "GradientBoostingClassifier", "GradientBoostingClassifier", "GradientBoostingClassifier", "GradientBoostingClassifier", "GradientBoostingClassifier", "GradientBoostingClassifier", "GradientBoostingClassifier", "GradientBoostingClassifier", "GradientBoostingClassifier", "GradientBoostingClassifier", "GradientBoostingClassifier", "GradientBoostingClassifier", "DeepNeuralNetwork", "DeepNeuralNetwork", "DeepNeuralNetwork", "DeepNeuralNetwork", "DeepNeuralNetwork", "DeepNeuralNetwork", "DeepNeuralNetwork", "DeepNeuralNetwork", "DeepNeuralNetwork", "DeepNeuralNetwork", "DeepNeuralNetwork", "DeepNeuralNetwork", "DeepNeuralNetwork", "DeepNeuralNetwork", "DeepNeuralNetwork", "DeepNeuralNetwork", "DeepNeuralNetwork", "DeepNeuralNetwork", "DeepNeuralNetwork", "DeepNeuralNetwork"], "y": [0.06624, 0.03291, 0.02146, 0.09133, 0.03991, 0.0694, 0.08067, 0.03101, 0.0448, 0.02398, 0.04402, 0.03391, 0.03642, 0.04041, 0.0434, 0.04868, 0.01895, 0.04292, 0.02138, 0.04742, 0.3544, 0.2172, 0.1886, 0.2469, 0.2531, 0.2125, 0.2368, 0.2273, 0.2796, 0.1658, 0.2612, 0.1915, 0.3484, 0.2017, 0.2867, 0.3086, 0.2108, 0.4227, 0.1689, 0.2861, 0.06438, 0.119, 0.1165, 0.1153, 0.08406, 0.0573, 0.1334, 0.1361, 0.06508, 0.0665, 0.2327, 0.1392, 0.1022, 0.1166, 0.09076, 0.1637, 0.1542, 0.1593, 0.1996, 0.07773, 0.02808, 0.02454, 0.02643, 0.02224, 0.02217, 0.02379, 0.02218, 0.0207, 0.02096, 0.03288, 0.02325, 0.0301, 0.03105, 0.02788, 0.02525, 0.02578, 0.02292, 0.02294, 0.021, 0.03146, 0.332, 0.336, 0.4087, 0.4263, 0.7475, 1.971, 0.459, 0.5828, 0.5966, 0.3563, 0.3489, 0.3987, 0.3899, 0.2638, 0.4299, 0.372, 0.3568, 0.348, 0.3684, 0.255]}], "layout": {"boxmode": "group", "title": {"text": "prediction_time"}, "yaxis": {"title": {"text": "prediction_time"}}}}
